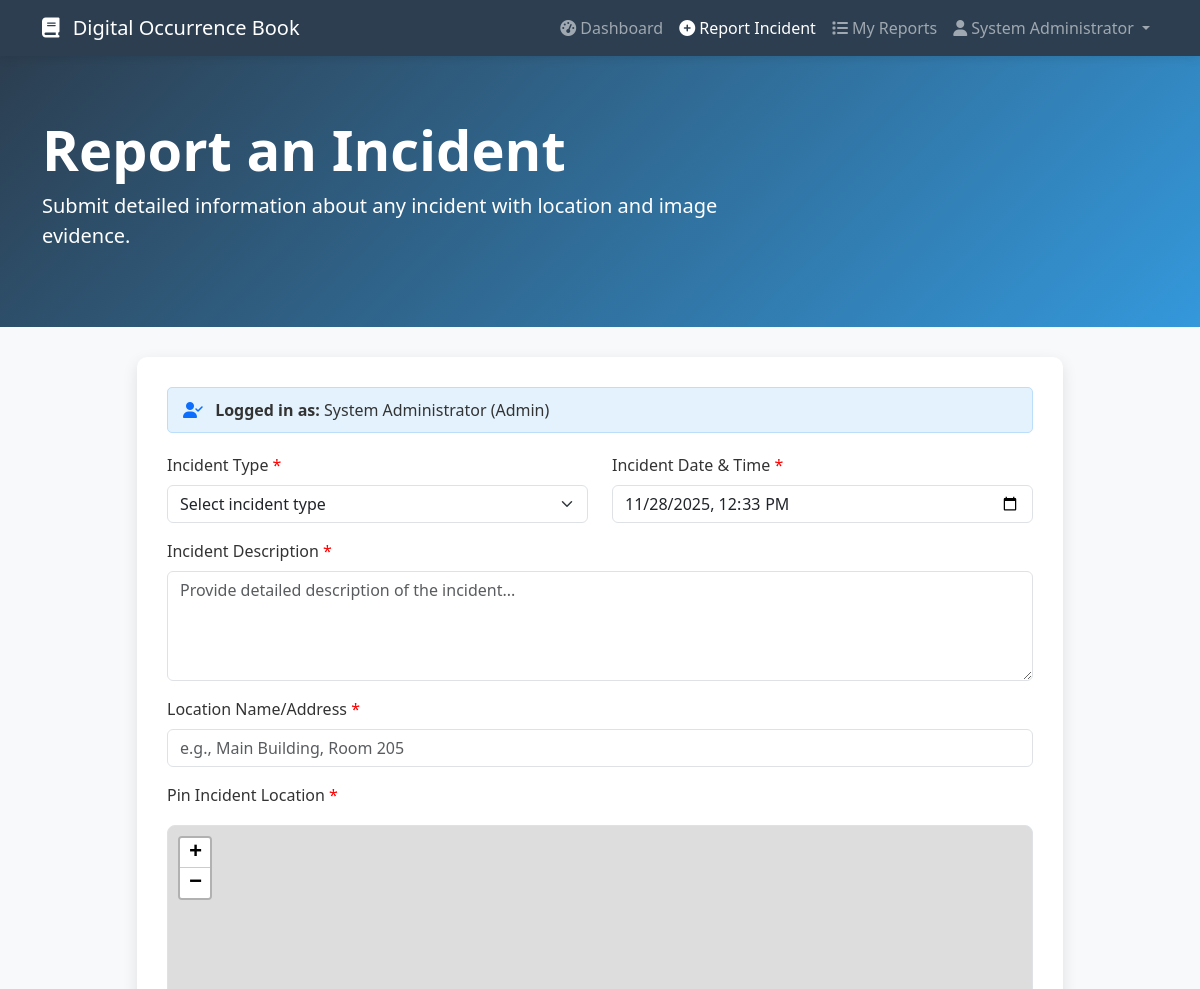
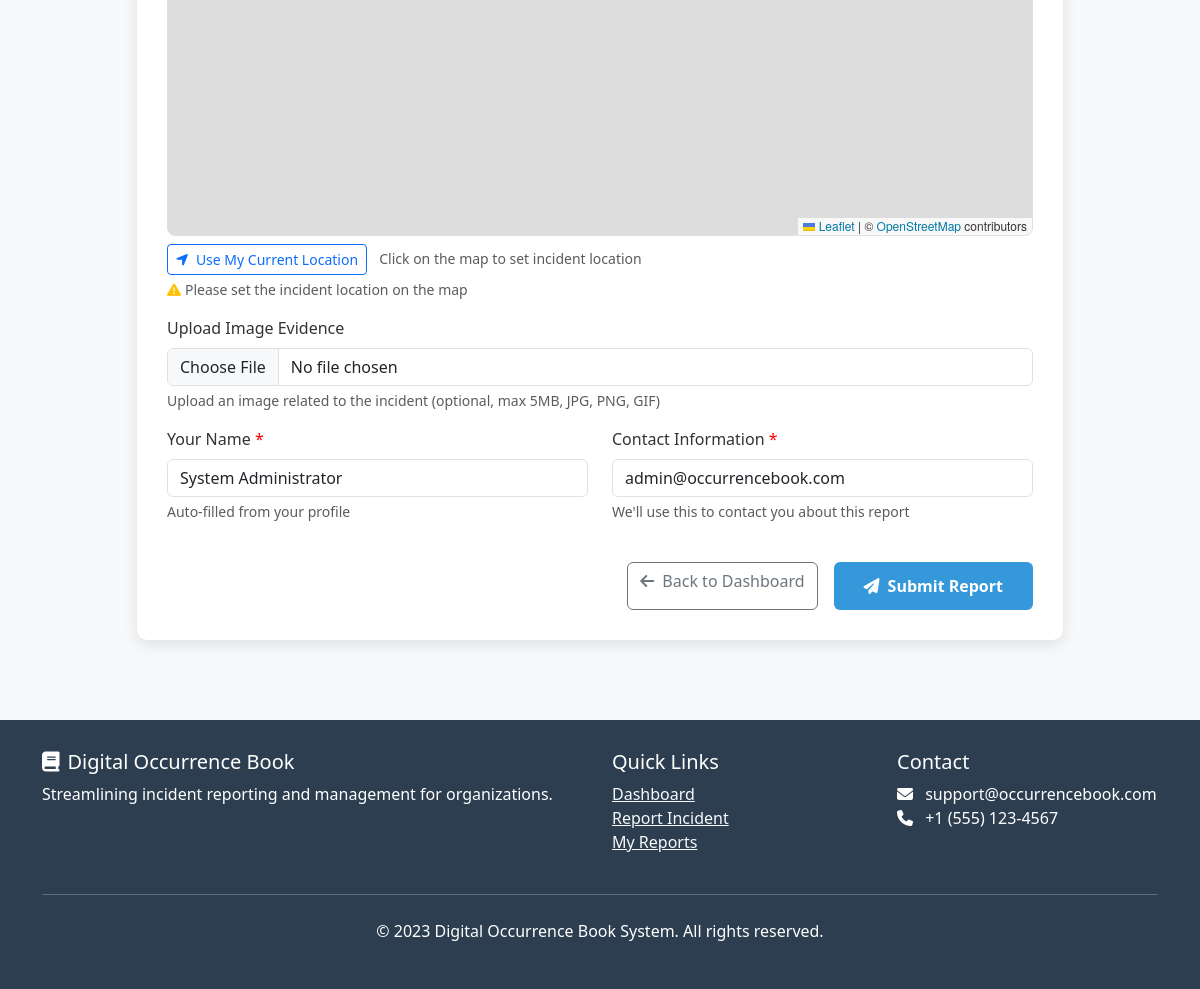
The app's page /user/report.php (signed in) with its own data (2 pictures, top to bottom).
### tables this page shows
CREATE TABLE `users` (
  `id` int(11) NOT NULL,
  `username` varchar(50) NOT NULL,
  `email` varchar(100) NOT NULL,
  `password_hash` varchar(255) NOT NULL,
  `user_type` enum('admin','user') DEFAULT 'user',
  `full_name` varchar(100) NOT NULL,
  `department` varchar(100) DEFAULT NULL,
  `phone` varchar(20) DEFAULT NULL,
  `is_active` tinyint(1) DEFAULT 1,
  `created_at` timestamp NOT NULL DEFAULT current_timestamp(),
  `updated_at` timestamp NOT NULL DEFAULT current_timestamp() ON UPDATE current_timestamp()
);

### user/report.php (the view, shortened to what this page needs)
<?php
$servername = "localhost";
$username = "root";
$password = "";
$dbname = "ob";
$conn = new mysqli($servername, $username, $password, $dbname);
$user_sql = "SELECT full_name, email, phone FROM users WHERE id = ?";
$user_stmt = $conn->prepare($user_sql);
$user_stmt->bind_param("i", $_SESSION['user_id']);
$user_stmt->execute();
$user_result = $user_stmt->get_result();
$user = $user_result->fetch_assoc();
?>
<!DOCTYPE html>
<html lang="en">
<head>
    <link href="https://cdn.jsdelivr.net/npm/bootstrap@5.3.0/dist/css/bootstrap.min.css" rel="stylesheet">
    <link rel="stylesheet" href="https://cdnjs.cloudflare.com/ajax/libs/font-awesome/6.4.0/css/all.min.css">
    <link rel="stylesheet" href="https://unpkg.com/leaflet@1.9.4/dist/leaflet.css" />
</head>
<body>
    <nav class="navbar navbar-expand-lg navbar-dark">
        <div class="container">
            <a class="navbar-brand" href="user_dashboard.php">
                <i class="fas fa-book me-2"></i>
                Digital Occurrence Book
            </a>
            <div class="collapse navbar-collapse" id="navbarNav">
                <ul class="navbar-nav ms-auto">
                    <li class="nav-item">
                        <a class="nav-link" href="user_dashboard.php">
                            <i class="fas fa-tachometer-alt me-1"></i>Dashboard
                        </a>
                    </li>
                    <li class="nav-item">
                        <a class="nav-link active" href="report.php">
                            <i class="fas fa-plus-circle me-1"></i>Report Incident
                        </a>
                    </li>
                    <li class="nav-item">
                        <a class="nav-link" href="my_reports.php">
                            <i class="fas fa-list me-1"></i>My Reports
                        </a>
                    </li>
                    <li class="nav-item dropdown">
                        <a class="nav-link dropdown-toggle" href="#" id="navbarDropdown" role="button" data-bs-toggle="dropdown">
                            <i class="fas fa-user me-1"></i><?php echo htmlspecialchars($_SESSION['full_name']); ?>
                        </a>
                    </li>
                </ul>
            </div>
        </div>
    </nav>
    <section class="page-header">
        <div class="container">
            <div class="row">
                <div class="col-lg-8">
                    <h1 class="display-4 fw-bold">Report an Incident</h1>
                    <p class="lead">Submit detailed information about any incident with location and image evidence.</p>
                </div>
            </div>
        </div>
    </section>
    <section class="container">
        <div class="row justify-content-center">
            <div class="col-lg-10">
                <div class="form-container">
                    <div class="user-info-badge">
                        <i class="fas fa-user-check text-primary me-2"></i>
                        <strong>Logged in as:</strong> <?php echo htmlspecialchars($_SESSION['full_name']); ?>
                        (<?php echo ucfirst($_SESSION['user_type']); ?>)
                    </div>
                    <form action="report.php" method="POST" enctype="multipart/form-data" id="incidentForm">
                        <div class="row">
                            <div class="col-md-6">
                                <div class="mb-3">
                                    <label for="incident_type" class="form-label required">Incident Type</label>
                                    <select class="form-select" id="incident_type" name="incident_type" required>
                                        <option value="">Select incident type</option>
                                    </select>
                                </div>
                            </div>
                            <div class="col-md-6">
                                <div class="mb-3">
                                    <label for="incident_date" class="form-label required">Incident Date & Time</label>
                                    <input type="datetime-local" class="form-control" id="incident_date" name="incident_date"
                                           value="<?php echo isset($_POST['incident_date']) ? $_POST['incident_date'] : date('Y-m-d\TH:i'); ?>" required>
                                </div>
                            </div>
                        </div>
                        <div class="mb-3">
                            <label for="description" class="form-label required">Incident Description</label>
                            <textarea class="form-control" id="description" name="description" rows="4"
                                      placeholder="Provide detailed description of the incident..." required><?php echo isset($_POST['description']) ? htmlspecialchars($_POST['description']) : ''; ?></textarea>
                        </div>
                        <div class="mb-3">
                            <label for="location_name" class="form-label required">Location Name/Address</label>
                            <input type="text" class="form-control" id="location_name" name="location_name"
                                   placeholder="e.g., Main Building, Room 205"
                                   value="<?php echo isset($_POST['location_name']) ? htmlspecialchars($_POST['location_name']) : ''; ?>" required>
                        </div>
                        <div class="mb-3">
                            <label class="form-label required">Pin Incident Location</label>
                            <div id="map"></div>
                            <div class="mt-2">
                                <button type="button" id="getLocation" class="btn btn-outline-primary btn-sm">
                                    <i class="fas fa-location-arrow me-1"></i> Use My Current Location
                                </button>
                                <small class="text-muted ms-2">Click on the map to set incident location</small>
                            </div>
                            <div class="form-text" id="locationFeedback">
                                <?php if (isset($_POST['latitude']) && isset($_POST['longitude'])): ?>
                                    <i class="fas fa-check text-success me-1"></i>Location set
                                <?php else: ?>
                                    <i class="fas fa-exclamation-triangle text-warning me-1"></i>Please set the incident location on the map
                                <?php endif; ?>
                            </div>
                        </div>
                        <div class="mb-3">
                            <label for="incident_image" class="form-label">Upload Image Evidence</label>
                            <input type="file" class="form-control" id="incident_image" name="incident_image" accept="image/*">
                            <div class="form-text">Upload an image related to the incident (optional, max 5MB, JPG, PNG, GIF)</div>
                        </div>
                        <div class="row">
                            <div class="col-md-6">
                                <div class="mb-3">
                                    <label for="reporter_name" class="form-label required">Your Name</label>
                                    <input type="text" class="form-control" id="reporter_name" name="reporter_name"
                                           value="<?php echo isset($_POST['reporter_name']) ? htmlspecialchars($_POST['reporter_name']) : htmlspecialchars($user['full_name']); ?>"
                                           required readonly>
                                    <div class="form-text">Auto-filled from your profile</div>
                                </div>
                            </div>
                            <div class="col-md-6">
                                <div class="mb-3">
                                    <label for="reporter_contact" class="form-label required">Contact Information</label>
                                    <input type="text" class="form-control" id="reporter_contact" name="reporter_contact"
                                           placeholder="Email or phone number"
                                           value="<?php echo isset($_POST['reporter_contact']) ? htmlspecialchars($_POST['reporter_contact']) : htmlspecialchars($user['email']); ?>"
                                           required>
                                    <div class="form-text">We'll use this to contact you about this report</div>
                                </div>
                            </div>
                        </div>
                        <div class="d-grid gap-2 d-md-flex justify-content-md-end mt-4">
                            <a href="user_dashboard.php" class="btn btn-outline-secondary me-md-2">
                                <i class="fas fa-arrow-left me-2"></i>Back to Dashboard
                            </a>
                            <button type="submit" class="btn btn-primary" id="submitBtn">
                                <i class="fas fa-paper-plane me-2"></i>Submit Report
                            </button>
                        </div>
                    </form>
                </div>
            </div>
        </div>
    </section>
    <footer>
        <div class="container">
            <div class="row">
                <div class="col-md-6">
                    <h5><i class="fas fa-book me-2"></i>Digital Occurrence Book</h5>
                    <p>Streamlining incident reporting and management for organizations.</p>
                </div>
                <div class="col-md-3">
                    <h5>Quick Links</h5>
                    <ul class="list-unstyled">
                        <li><a href="user_dashboard.php" class="text-light">Dashboard</a></li>
                        <li><a href="report.php" class="text-light">Report Incident</a></li>
                        <li><a href="my_reports.php" class="text-light">My Reports</a></li>
                    </ul>
                </div>
                <div class="col-md-3">
                    <h5>Contact</h5>
                    <ul class="list-unstyled">
                        <li><i class="fas fa-envelope me-2"></i> support@occurrencebook.com</li>
                        <li><i class="fas fa-phone me-2"></i> +1 (555) 123-4567</li>
                    </ul>
                </div>
            </div>
            <hr class="my-4 bg-light">
            <div class="text-center">
                <p>&copy; 2023 Digital Occurrence Book System. All rights reserved.</p>
            </div>
        </div>
    </footer>
</body>
</html>

### user/report.php (style rules this page uses)
:root { --primary-color: #2c3e50; --secondary-color: #3498db; --accent-color: #e74c3c; --light-color: #ecf0f1; }
body { font-family: 'Segoe UI', Tahoma, Geneva, Verdana, sans-serif; background-color: #f8f9fa; color: #333; }
.navbar { background-color: var(--primary-color); box-shadow: 0 2px 10px rgba(0,0,0,0.1); }
.page-header { background: linear-gradient(135deg, var(--primary-color), var(--secondary-color)); color: white; padding: 60px 0; margin-bottom: 30px; }
.form-container { background: white; border-radius: 10px; box-shadow: 0 5px 15px rgba(0,0,0,0.1); padding: 30px; margin-bottom: 30px; }
.btn-primary { background-color: var(--secondary-color); border: none; padding: 12px 30px; font-weight: 600; }
#map { height: 400px; border-radius: 8px; margin-top: 10px; border: 1px solid #dee2e6; }
footer { background-color: var(--primary-color); color: white; padding: 30px 0; margin-top: 50px; }
.required:after { content: " *"; color: red; }
.user-info-badge { background-color: #e3f2fd; border: 1px solid #bbdefb; border-radius: 5px; padding: 10px 15px; margin-bottom: 20px; }

### records on screen
users: reporter_name "System Administrator", reporter_contact "admin@occurrencebook.com"

### other values on screen
$_SESSION['full_name'] "System Administrator"
$_SESSION['user_type'] "Admin"
